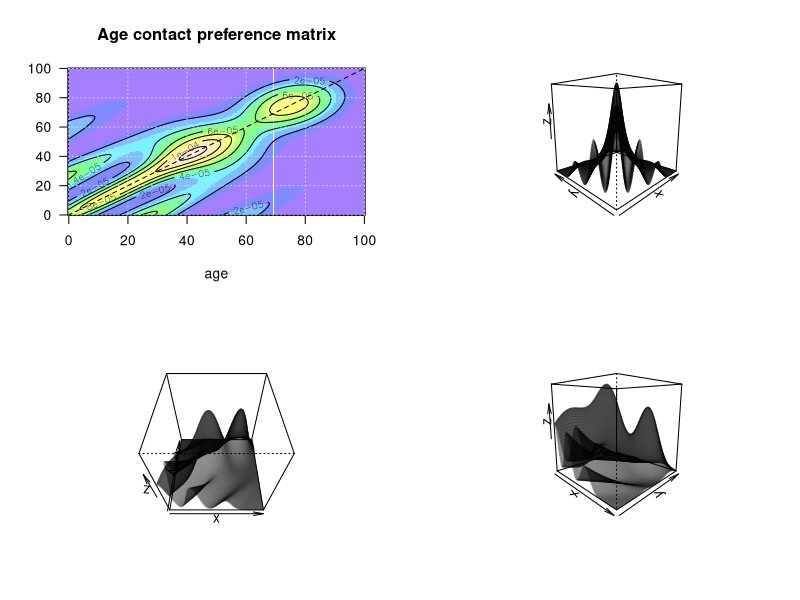

Reproduce this figure in R.
x <- y <- seq(0,100,by=0.5)


psi <- function(x,y,a,b,w,q,r) {
	exp( -( ( (x-a) -(y-b) - q )^2  )/w^2 - ((x-a)^2+(y-b)^2)/r^2) 
}

z <- matrix(nrow = length(y), ncol = length(x))
tmp <- vector()

for(j in seq_along(x)){
	for(i in seq_along((y))){
		tmp[1] <- psi(x[j],y[i],a=0,b=0,w=9,q=28, r=45)   # parents/children
		tmp[2] <- psi(x[j],y[i],a=0,b=0,w=9,q=-28,r=45)   # parents/children
		
		tmp[3] <- psi(x[j],y[i],a=15,b=15,w=8,q=0,r=40)    # children/children
		
		tmp[4] <- psi(x[j],y[i],a=45,b=45,w=30,q=0,r=20)    # adults/adults
		
		tmp[5] <- psi(x[j],y[i],a=75,b=75,w=25,q=0,r=17)    # seniors
		
		tmp[6] <- psi(x[j],y[i],a=0,b=0,w=10,q=60,r=55)    # seniors/children
		tmp[7] <- psi(x[j],y[i],a=0,b=0,w=10,q=-60,r=55)    # seniors/children
		
		z[i,j] <- sum(tmp)
	}
}
z <- z / sum(z)

# PLOTS

par(mfrow=c(2,2))

image(x=x, y=y, z=z, 
	  col = topo.colors(12,0.5),
	  main = 'Age contact preference matrix', 
	  las=1, xlab='age',ylab='')
contour(x=x, y=y, z=z, add = TRUE,nlevels = 6)
grid()
abline(a=0,b=1,lty=2)

col.b <- rgb(0,0,0,0.1)
col.f <- rgb(0,0,0,0.1)

persp(x=x, y=y, z=z,
	  phi = 10, 
	  theta = -45,
	  col = col.f, border = col.b)

persp(x=x, y=y, z=z,
	  phi = 50, 
	  theta = 0,
	  col = col.f, border = col.b)
persp(x=x, y=y, z=z,
	  phi = 10, 
	  theta = 45,
	  col = col.f, border = col.b)
